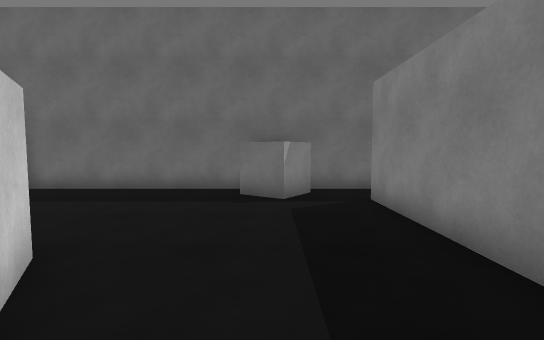
[1] (above)

21 first-person views from a walk through a scene from a Unity 3-D project. The camera is 1.3 m above the floor, tilts 4° down and sees 85° across. The floor is counted in squares, 1 m on a side. Each view is taken from the middle of a square. On the plan, view 1 faces up. The plan holds only what a view shows up to about 14 squares ahead; the rest is blank. The player is left out. Some animated figures are not drawn. Surface patterns are stand-ins for the level's own textures.

[2]
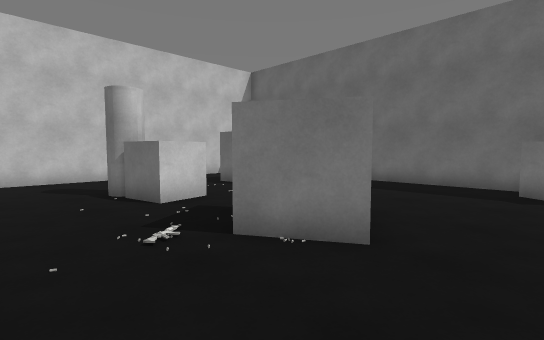

[3]
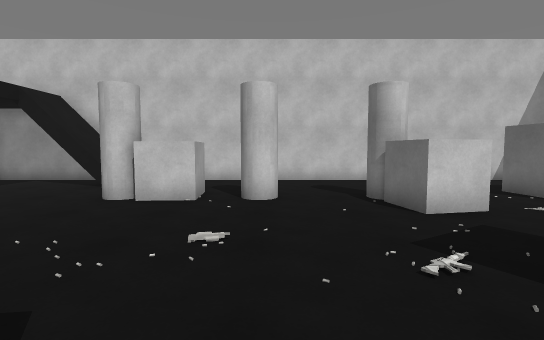

[4]
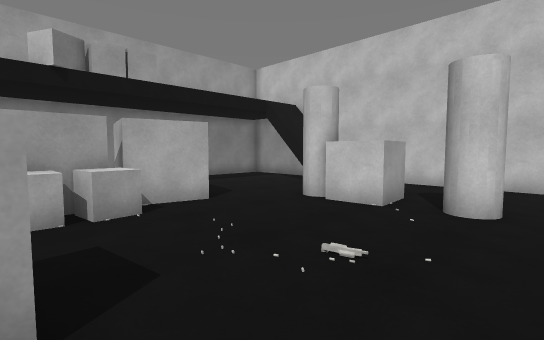

[5]
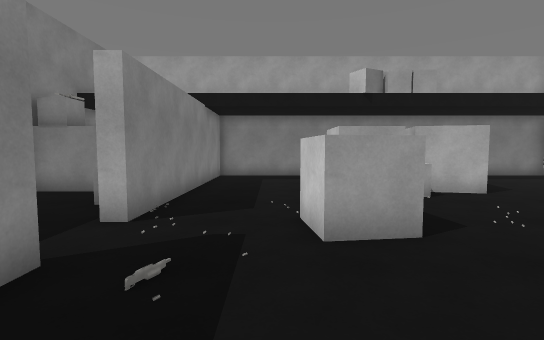

[6]
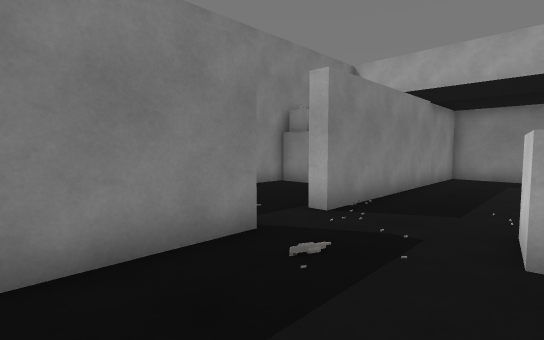

[7]
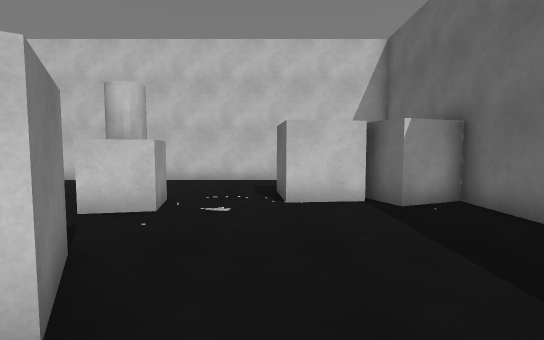

[8]
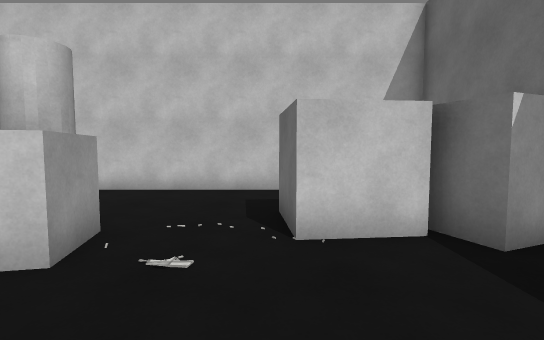

[9]
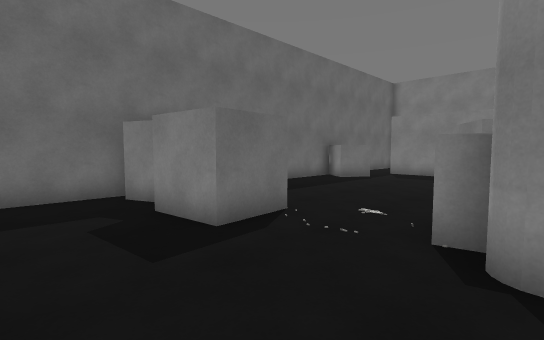

[10]
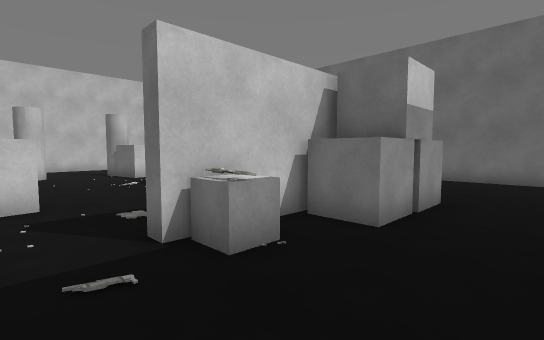

[11]
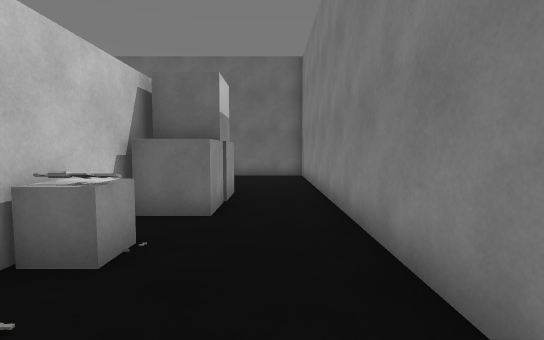

[12]
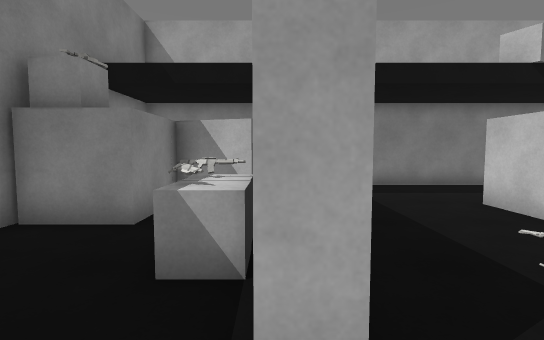

[13]
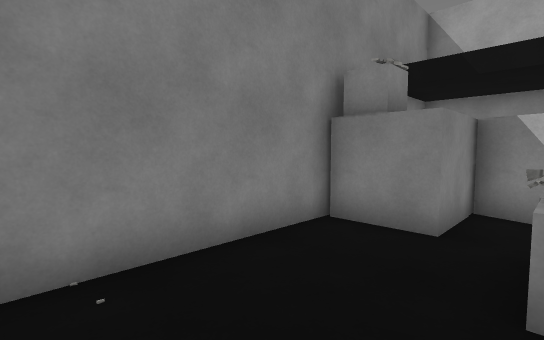

[14]
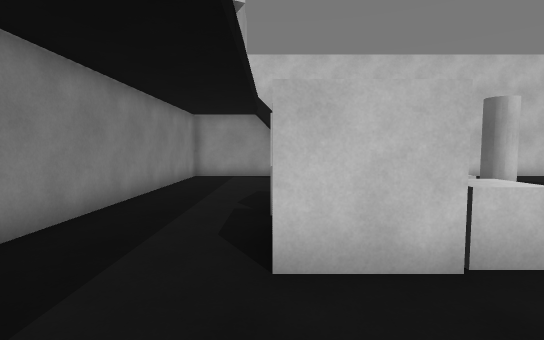

[15]
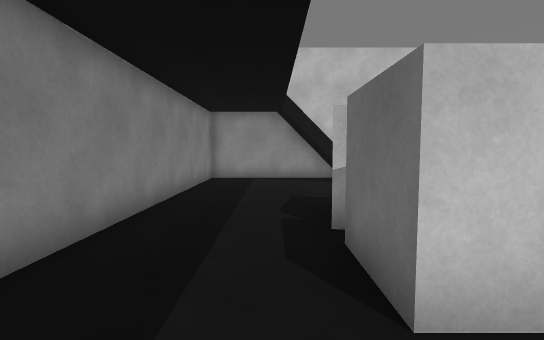

[16]
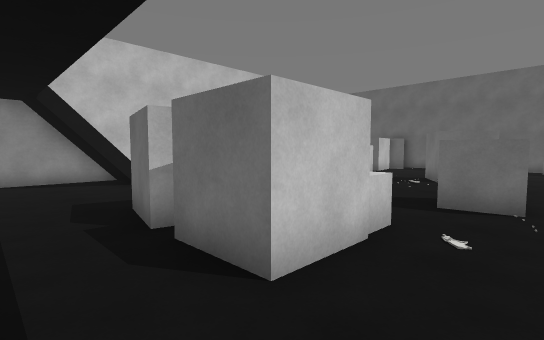

[17]
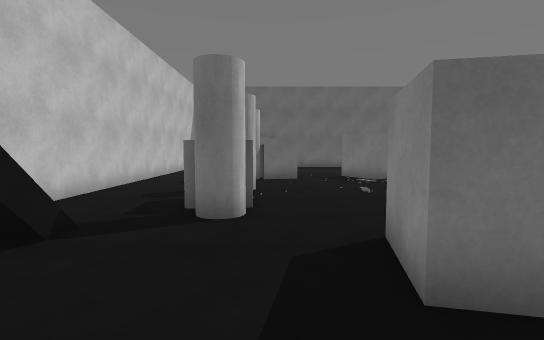

[18]
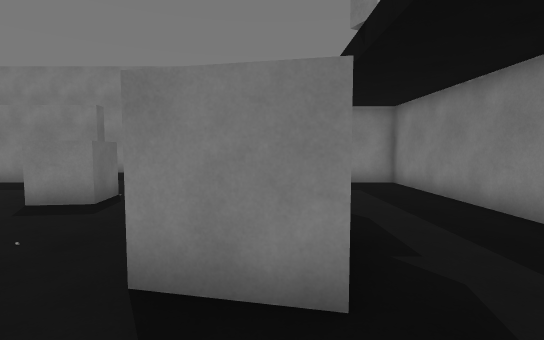

[19]
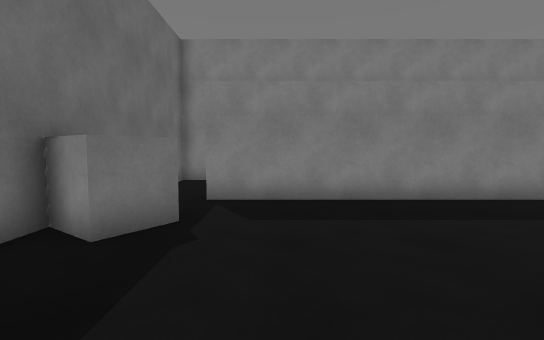

[20]
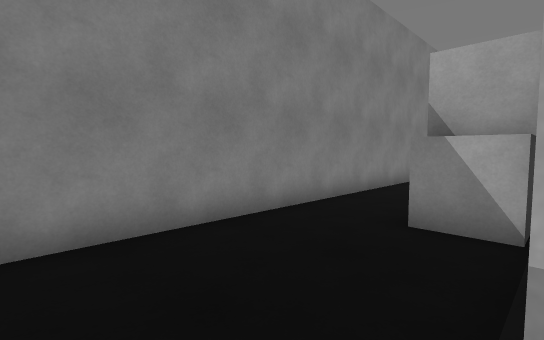

[21]
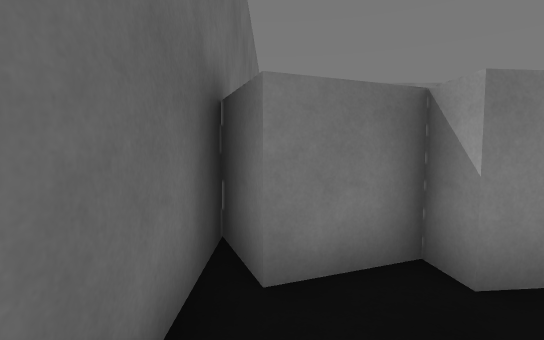

### Floor plan
Points are (right, up) in squares from view 1. A wall is a line through its corners. A room is listed if a view was taken in it or the views show most of it. See-through windows are left out.
Room 1 (views 1, 2, 3, 4, 5, 6, 7, 8, 9, 12, 14, 15, 16, 17, 18, 19, 20, 21)
walls: (3.1, -2.2) (2.6, -2.2) (2.6, 7.8); (-13.5, 5.2) (-13.5, -13.7) (2.6, -13.7) (2.6, -4.2) (3.1, -4.2); (-13.5, 7.9) (-13.5, 7.2); (3.5, 9.7) (-12.8, 9.7)
ways out: opening at (3, -3.5) to room 2; opening at (3, 8.5) to room 2
objects: crate (-10, -5) to (-9, -4); crate (-10, 5) to (-8, 7); crate (-10, 7) to (-8, 9); column (-9, -6); column (-9, -3) to (-9, -2); column (-9, 1) to (-9, 2); crate (-8, 1) to (-7, 2); crate (-7, -10) to (-5, -8); crate (-4, -10) to (-2, -9); crate (-4, -8) to (-4, -7); crate (-4, 1) to (-2, 3); crate (-3, -8) to (-2, -7); crate (-2, -5) to (-1, -3); crate (-1, 8) to (1, 9)
Room 2 (views 10, 11, 13)
walls: (3.1, 2.4) (3.1, -2.2); (7.5, -8.2) (7.5, 9.7) (3.5, 9.7)
ways out: opening at (3, -3.5) to room 1; opening at (3, 8.5) to room 1
objects: crate (4, -10) to (5, -10); crate (4, -8); rifle (4, -7); crate (4, -6); rifle (4, -2); crate (4, -1); crate (4, 1) to (5, 1); crate (4, 2) to (5, 3); crate (4, 4) to (5, 4); crate (6, -12) to (7, -11); crate (6, -10) to (7, -10); crate (6, -9) to (7, -8)

Where each view was taken, in squares from view 1:
view 1: 0 up, 0 right, facing up
view 2: 2 down, 0 right, facing up-left
view 3: 2 down, 1 left, facing left
view 4: 1 down, 2 left, facing down-left
view 5: 1 up, 0 right, facing down
view 6: 1 up, 1 left, facing down-right
view 7: 5 up, 1 left, facing left
view 8: 5 up, 4 left, facing left
view 9: 1 up, 13 left, facing up-right
view 10: 4 down, 7 right, facing up-left
view 11: 5 down, 6 right, facing up
view 12: 3 down, 3 right, facing down
view 13: 3 down, 4 right, facing down-right
view 14: 10 down, 1 right, facing left
view 15: 11 down, 0 right, facing left
view 16: 12 down, 0 right, facing up-left
view 17: 12 down, 8 left, facing up
view 18: 9 down, 9 left, facing right
view 19: 6 up, 5 left, facing right
view 20: 9 up, 3 right, facing down-right
view 21: 9 up, 13 left, facing right
